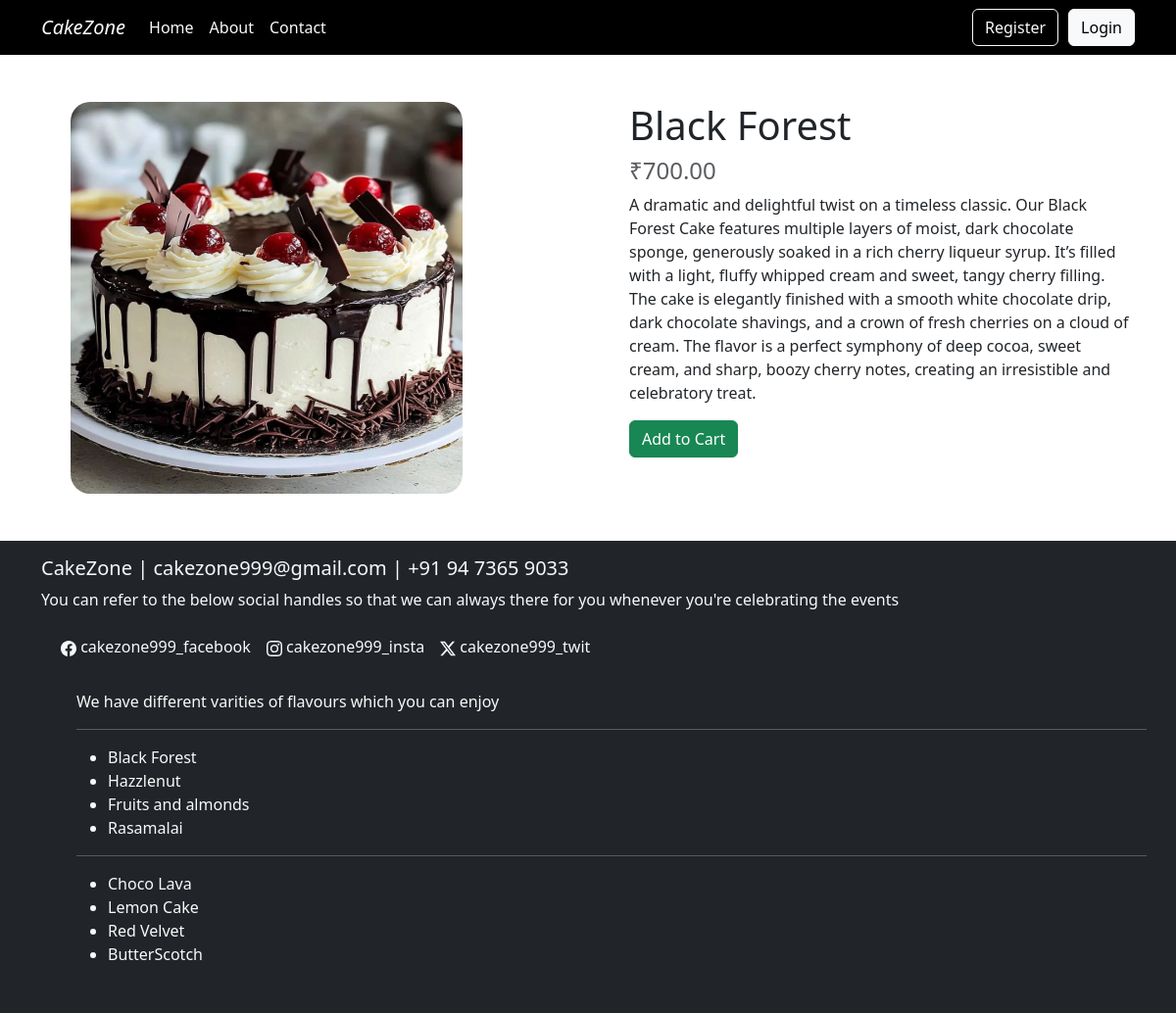
/app/cakebtn/1, run on the app's committed database.
### cakeapp/models.py (models this page shows)
class Cake(models.Model):
    name = models.CharField(max_length=1000)
    description = models.TextField(max_length=2000, blank=True)
    category = models.CharField(max_length=1000)
    veg_nonveg = models.CharField(max_length=10, choices=[
        ('veg', 'Vegetarian'),
        ('nonveg', 'Non-Vegetarian'),
    ])
    price = models.DecimalField(max_digits=8, decimal_places=2)
    cake_image = models.ImageField(upload_to='cakes/', blank=True, null=True)

### cakeapp/views.py (the view)
# urls.py: path('cakebtn/<int:id>', views.cakebtn, name="cakebtn"),
def cakebtn(req, id):
    cake = get_object_or_404(Cake, id=id)
    return render(req, "cakebtn.html", {'cake':cake})

### cakeapp/context_processors.py (called while the page is built)
def cart_count(request):
    if request.user.is_authenticated:
        return {'cart_count': Cart.objects.filter(user=request.user).count()}
    return {'cart_count': 0}

### templates/cakebtn.html (shortened to what this page needs)
{% extends "base.html" %}
{% block content %}
<div class="row container m-5">
    <div class="col-md-6">
        <img src="{{ cake.cake_image.url }}" class="card-img-top" alt="{{ cake.name }}"
            style="max-width: 400px; max-height: 400px; border-radius: 20px;" >
    </div>
    <div class="col-md-6">
        <div class="container">
            <h1>{{ cake.name }}</h1>
            <h4 class="text-muted">₹{{ cake.price }}</h4>
            <p>{{ cake.description }}</p>
            <a class="btn btn-success" href="{% url 'add_to_cart' cake.id %}">Add to Cart</a>
        </div>
    </div>
</div>
{% endblock %}

### templates/base.html (style rules this page uses)
* { padding: 0; box-sizing: border-box; }

### data on the page
Cake: cake_image (picture), name "Black Forest", price "700.00", description "A dramatic and delightful twist on a timeless classic. Our Black Forest Cake features multiple layers of moist, dark chocolate sponge, generously soaked in a rich cherry liqueur syrup. It’s filled with a light, fluffy whipped cream and sweet, tangy cherry filling. The cake is elegantly finished with a smooth white chocolate drip, dark chocolate shavings, and a crown of fresh cherries on a cloud of cream. The flavor is a perfect symphony of deep cocoa, sweet cream, and sharp, boozy cherry notes, creating an irresistible and celebratory treat."
